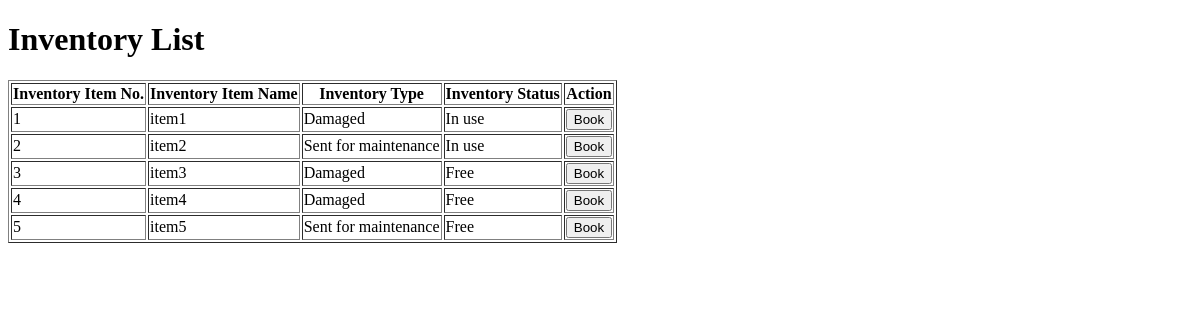
Before: / with the older database file.
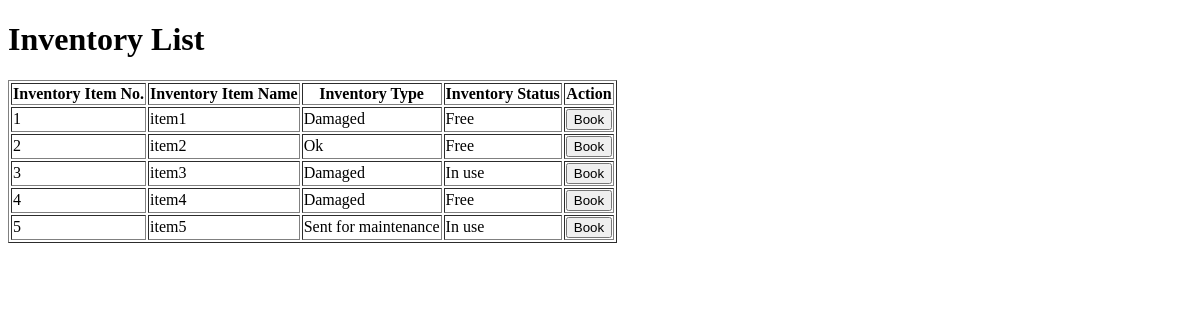
After: the same page with the newer database file.
### models.py (models this page shows, shortened)
class InventoryItem(db.Model):
    __tablename__ = 'inventory'
    id = db.Column(db.Integer, primary_key=True)
    item_name = db.Column(db.String(100), nullable=False)
    type = db.Column(db.String(50), nullable=False)  # Ok, Damaged, Sent for maintenance
    status = db.Column(db.String(50), nullable=False)  # Free, In use

### app.py (the view)
@app.route('/')
def index():
    items = InventoryItem.query.all()
    return render_template('index.html', items=items)

### templates/index.html (shortened to what this page needs)
<!DOCTYPE html>
<html lang="en">
<head>
</head>
<body>
    <h1>Inventory List</h1>
    <table border="1">
        <tr>
            <th>Inventory Item No.</th>
            <th>Inventory Item Name</th>
            <th>Inventory Type</th>
            <th>Inventory Status</th>
            <th>Action</th>
        </tr>
        {% for item in items %}
        <tr>
            <td>{{ item.id }}</td>
            <td>{{ item.item_name }}</td>
            <td>{{ item.type }}</td>
            <td>{{ item.status }}</td>
            <td>
                <form method="POST" action="{{ url_for('book_item', item_id=item.id) }}">
                    <button type="submit">Book</button>
                </form>
            </td>
        </tr>
        {% endfor %}
    </table>
</body>
</html>

Changed rows visible on the page:
changed InventoryItem "item1": status "In use" → "Free"
changed InventoryItem "item2": type "Sent for maintenance" → "Ok"; status "In use" → "Free"
changed InventoryItem "item3": status "Free" → "In use"
changed InventoryItem "item5": status "Free" → "In use"
